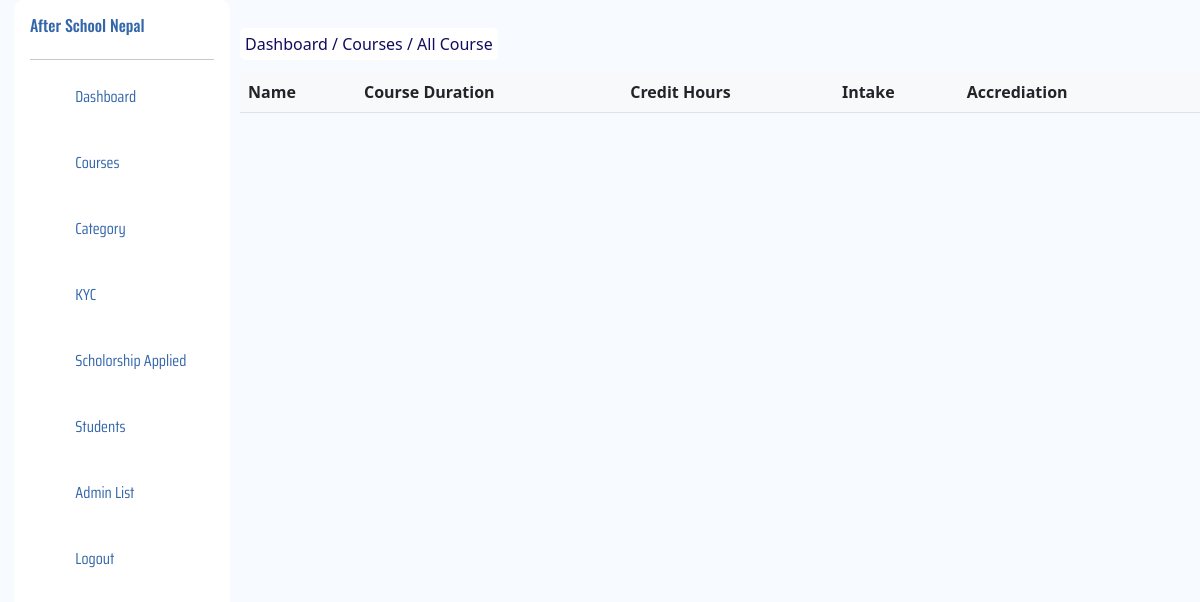
The app's page /allCourse, older data.
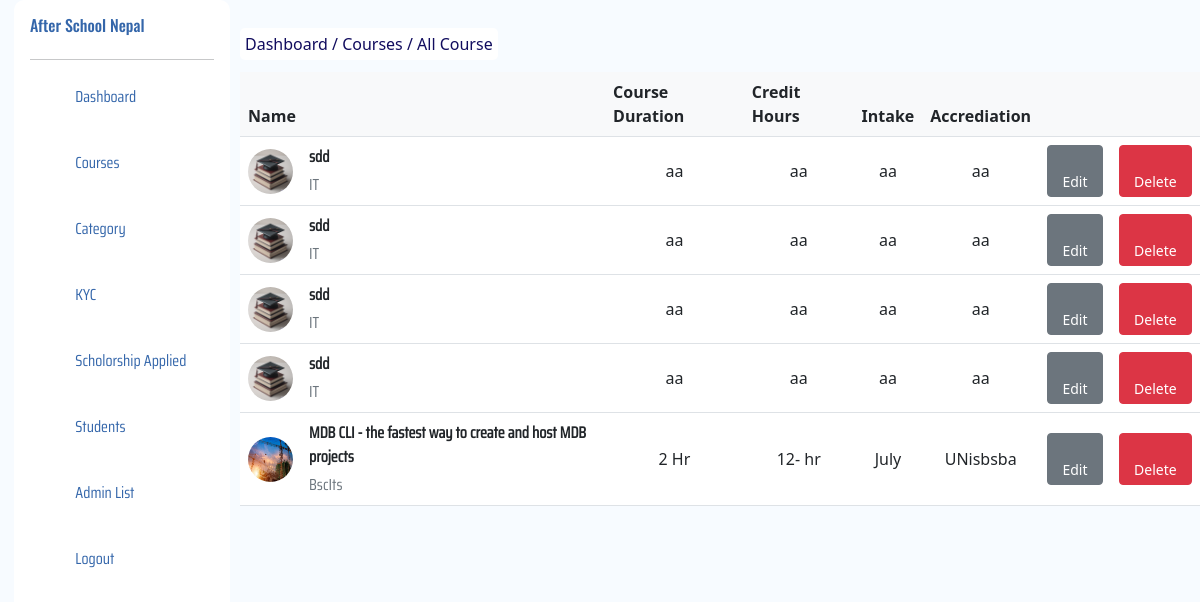
The same page, newer data.
### landing/models.py (models this page shows, shortened)
class Course(models.Model):
    category = models.ForeignKey(Category, related_name='course_category', on_delete=models.CASCADE)
    name = models.CharField(max_length=200)
    scholorship = models.BooleanField(default= False)
    scholorship_description = models.CharField(max_length = 300)
    slug = models.SlugField(unique= True, null = True, blank=True)
    description = models.TextField()
    short_description = models.TextField()
    video = models.FileField(upload_to='course_video/', null = True, blank= True)
    image = models.ImageField(upload_to='course_image/', null=True, blank=True)
    course_duration = models.CharField(max_length=200, null = True, blank=True)
    credit_hour = models.CharField(max_length=200, null = True, blank=True)
    entry_requirement = models.CharField(max_length=200, null = True, blank=True)
    intake = models.CharField(max_length=200, null = True, blank=True)
    accrediation = models.CharField(max_length=200, null = True, blank=True)
    time = models.CharField(max_length=200, null = True, blank=True)

class Category(models.Model):
    name = models.CharField(max_length= 200)
    slug = models.SlugField(unique=True)
    objects = models.Manager()
    def __str__(self):
        return self.name

### manager/views.py (the view)
# urls.py: path('allCourse', views.allNews, name="allNews"),
def allNews(request):
    latest = Course.objects.all().order_by('-id')[:5]
    category = Category.objects.all().order_by('-id')[:8]
    all_news = Course.objects.all().order_by('-id')
    dist = {
        'category':category,
        'latest':latest,
        'all_news':all_news
    }
    return render(request,'manager/allNews.html', dist)

### templates/Manager/allNews.html (shortened to what this page needs)
{% extends 'manager/dashboard.html' %}
{% block inside %}
<span class="breadcum">
    <a href="{%url 'manager:dashboard'%}">
        Dashboard
    </a>/
    <a href="{%url 'manager:news'%}">
        Courses
    </a>/
    All Course
  </span>
    <div class="col-12 mt-3  table-responsive" >
        <table class="table align-middle mb-0 bg-white">
            <thead class="bg-light">
              <tr>
                <th>Name</th>
                <th>Course Duration</th>
                <th>Credit Hours</th>
                <th>Intake</th>
                <th>Accrediation</th>
                <th></th>
              </tr>
            </thead>
            <tbody>
        {% for i in all_news  %}
        <tr>
            <td>
              <div class="d-flex align-items-center">
                {% if i.image %}
                <img
                src="{{i.image.url}}"
                alt=""
                style="width: 45px; height: 45px"
                class="rounded-circle"
                />
                {% endif %}
                <div class="ms-3">
                  <p class="fw-bold mb-1">{{i.name}}</p>
                  <p class="text-muted mb-0">{{i.category}}</p>
                </div>
              </div>
            </td>
            <td class="text-center">
                {{i.course_duration}}
            </td>
            <td class="text-center">
                {{i.credit_hour}}
            </td>
            <td class="text-center">
                {{i.intake}}
            </td>
            <td class="text-center">
                {{i.accrediation}}
            </td>
            <td>
                <div class="d-flex" style="justify-content:center;">
                    <a href="{%url 'manager:updateNews' i.id%}">
                        <button class="btn btn-sm btn-secondary">
                            <i class="fa fa-edit"></i> Edit
                        </button>
                    </a>
                    <button class="btn btn-sm btn-danger ms-3" data-bs-toggle="modal" data-bs-target="#exampleModal{{i.id}}">
                        <i class="fa fa-trash"></i> Delete
                    </button>
                </div>
            </td>
          </tr>
        {% endfor %}
        </tbody>
        </table>
    </div>
{% endblock inside %}

Row changes from the older to the newer data that the page shows:
added Course: image (picture), name "sdd", category "IT", course_duration "aa", credit_hour "aa", intake "aa", accrediation "aa"
added Course: image (picture), name "sdd", category "IT", course_duration "aa", credit_hour "aa", intake "aa", accrediation "aa"
added Course: image (picture), name "sdd", category "IT", course_duration "aa", credit_hour "aa", intake "aa", accrediation "aa"
added Course: image (picture), name "sdd", category "IT", course_duration "aa", credit_hour "aa", intake "aa", accrediation "aa"
added Course: image (picture), name "MDB CLI - the fastest way to create and host MDB projects", category "BscIts", course_duration "2 Hr", credit_hour "12- hr", intake "July", accrediation "UNisbsba"
